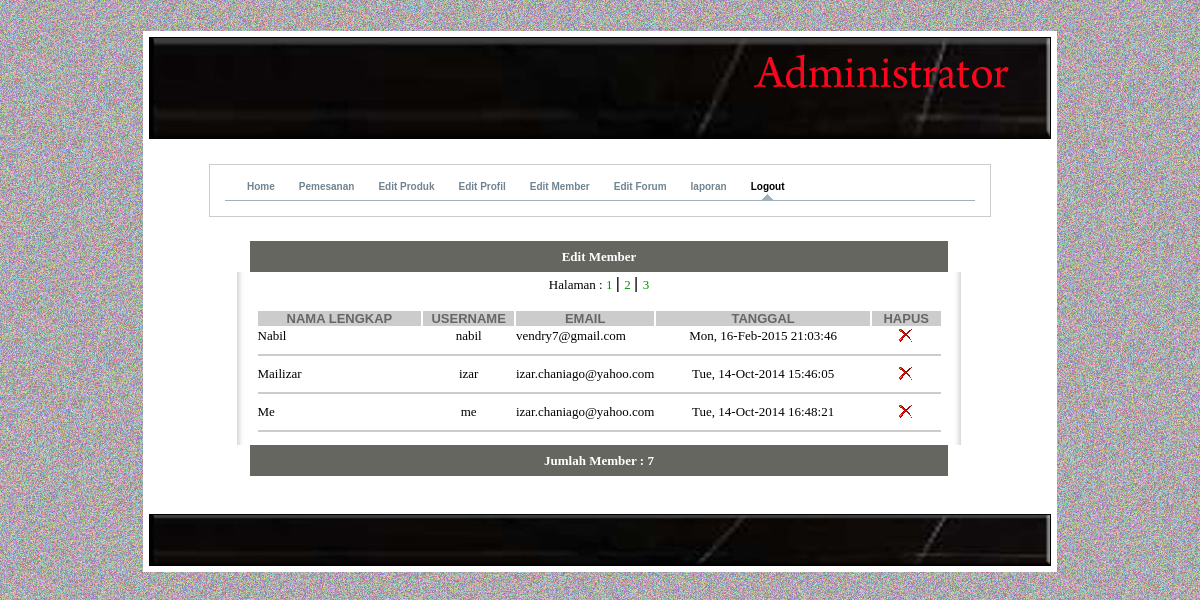
Page /admin/home.php?page=3 (signed in) on the committed database.
### tables this page shows
CREATE TABLE IF NOT EXISTS `daftar` (
  `id` int(5) NOT NULL AUTO_INCREMENT,
  `nama` varchar(50) NOT NULL,
  `user` varchar(20) NOT NULL,
  `email` varchar(50) NOT NULL,
  `pass` varchar(70) NOT NULL,
  `tanggal` varchar(30) NOT NULL,
  `alamat` text NOT NULL,
  `kota` varchar(50) NOT NULL,
  `kodepos` varchar(15) NOT NULL,
  `provinsi` varchar(50) NOT NULL,
  `telpon` varchar(15) NOT NULL,
  PRIMARY KEY (`id`)
);

### admin/edit-member.php (the view, shortened to what this page needs)
<? session_start();
if (session_is_registered('id'))
{
	include "./include/conn.php";
	?>
	<table width="57%" border="0" cellpadding="0" cellspacing="0" bordercolor="#99CC99" align="center">
	<tr>
		<td width="2%" align="right"><img src="./img/kiri.jpg"></td>
	  <td width="87%" bgcolor="#6666666" ><div align="center"><strong><font face="verdana" size="2" color="#FFFFFF">Edit Member </font></strong></div></td>
		<td width="11%"><img src="./img/kanan.jpg"></td>
	</tr>
	<tr>
		<td background="./img/b-kiri.jpg">&nbsp; </td>
		<td>
		<table width="698" align="center">
			<tr><td width="690"><div align="center">
	          <?
			$query=mysql_db_query($db,"select * from daftar",$koneksi);
			$get_pages=mysql_num_rows($query);
			if ($get_pages>$entries)
			{
				echo "<font face=verdana size=2>Halaman : </font>";
				$pages=1;
				while($pages<=ceil($get_pages/$entries))
				{
					if ($pages!=1)
					{
						echo " | ";
					}
				?>
			    <a href="home.php?page=3&id=<? echo ($pages-1); ?> " style="text-decoration:none"><font face="verdana" size="2" color="#009900"><? echo $pages; ?>
		          </font></a>
			   <?
						$pages++;
				}
			}else{
				$pages=0;
			}
			?>
			  </div>
			  <?
			$page=(int)$_GET['id'];
			$offset=$page*$entries;
			$result=mysql_db_query($db,"select * from daftar order by tanggal asc limit $offset,$entries",$koneksi);
			$jumlah=mysql_num_rows($query);
			if ($jumlah){
				?>
				  <table width="687" border="0" align="center" cellpadding="0">
					<tr>
						<th width="166" bgcolor="#CCCCCC"><font color="#666666" size="2" face="Arial, Helvetica, sans-serif">NAMA LENGKAP</font></th>
						<th width="91" bgcolor="#CCCCCC"><font color="#666666" size="2" face="Arial, Helvetica, sans-serif">USERNAME</font></th>
						<th width="122" bgcolor="#CCCCCC"><font color="#666666" size="2" face="Arial, Helvetica, sans-serif">EMAIL</font></th>
						<th width="217" bgcolor="#CCCCCC"><font color="#666666" size="2" face="Arial, Helvetica, sans-serif">TANGGAL</font></th>
						<th width="69" bgcolor="#CCCCCC"><font color="#666666" size="2" face="Arial, Helvetica, sans-serif">HAPUS</font></th>
					</tr>
				<?
				while($row=mysql_fetch_row($result))
				{
					?><tr>
					  <td><font face="verdana" size="2"><? echo $row[1]; ?></font></td>
					  <td align="center"><font  face="verdana" size="2"><? echo $row[2]; ?></font></td>
					  <td ><font  face="verdana" size="2"><? echo $row[3]; ?></font></td>
					  <td align="center"><font  face="verdana" size="2"><? echo $row[5] ?></font></td>
					  <td align="center">
						 <a href=warning.php?id=<? echo $row[0]; ?>&type=member&hal=home.php?page=3 style='text-decoration:none' title="hapus">
						 <img src="./img/hapus.png" border="0" title="Hapus">
						 </a>
					  </td>
					</tr>
					<tr><td colspan="6"><hr color="#CCCCCC"></td></tr>
			  <?
				}
				?></table>
				  <div align="center">
				    <?
			}else{
				?>
				      <font color="#FF0000" face="verdana" size="2"><b>Belum ada data!!</b></font>
				      <?
			}
			?>
		            </div></td></tr>
		</table>
		</td>
		<td background="./img/b-kanan.jpg">&nbsp;</td>
	</tr>
	<tr>
		<td align="right"><img src="./img/kib.jpg"></td>
		<td bgcolor="#6666666" ><div align="center"><font color="#FFFFFF" face="verdana" size="2">
		<strong>Jumlah Member : <? echo $jumlah; ?></strong></font></div></td>
		<td><img src="./img/kab.jpg"></td>
	</tr>
</table>
	  <?
}else{
	echo "<script> document.location.href='akses.php?go=session'; </script>";
}
?>
	<p>&nbsp;</p>

### rows in the picture
daftar: nama "Nabil", user "nabil", email "vendry7@gmail.com", tanggal "Mon, 16-Feb-2015 21:03:46"
daftar: nama "Mailizar", user "izar", email "izar.chaniago@yahoo.com", tanggal "Tue, 14-Oct-2014 15:46:05"
daftar: nama "Me", user "me", email "izar.chaniago@yahoo.com", tanggal "Tue, 14-Oct-2014 16:48:21"

### other values in the picture
$jumlah "7"
